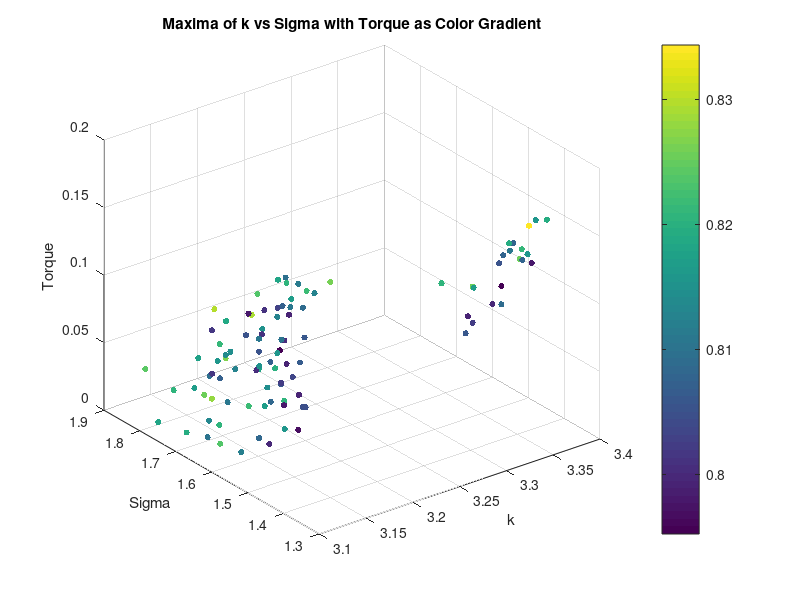
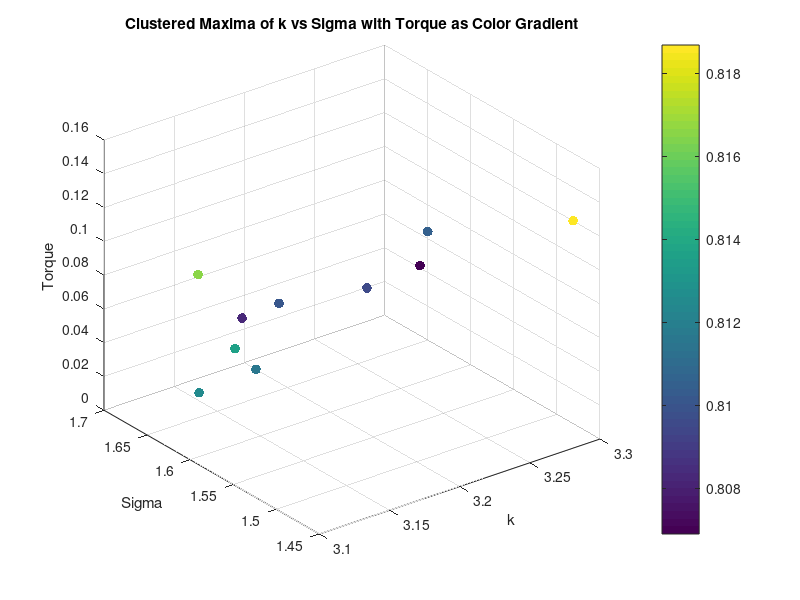
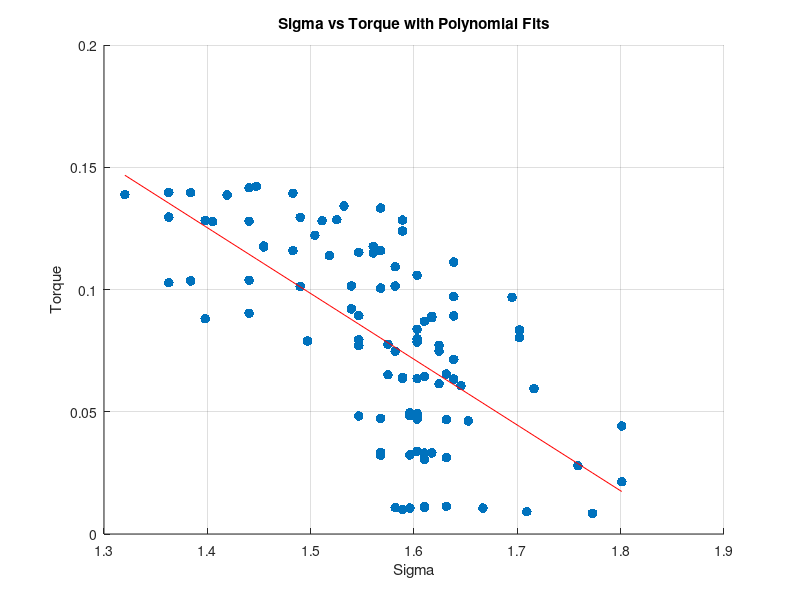
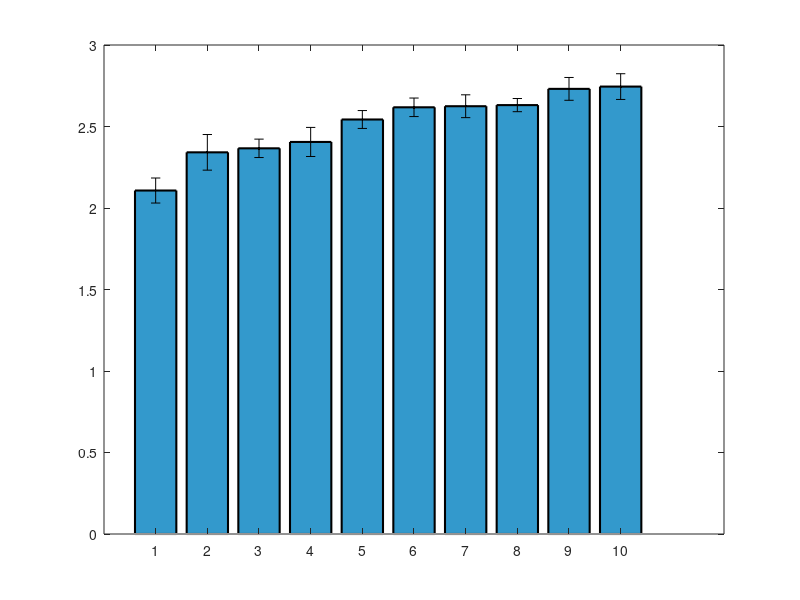

Source code (MATLAB) for these figures, in order: (Note: this script raises an error after producing the figures.)
clear all;
close all;


%% Torque Analysis
load('maxima_data.mat');
scatter3(maxima_k, maxima_sigma, torque_values, 20, maxima_corr, 'filled');
xlabel('k');
ylabel('Sigma');
zlabel('Torque');
title('Maxima of k vs Sigma with Torque as Color Gradient');
colorbar;
grid on;
% K means clustering of torque into 10 clusters, taking mean of each cluster k, sigma and corr too
[cluster_idx, cluster_centers] = kmeans(torque_values', 10);
% Take the mean of each cluster
torque_means = zeros(10, 1);
sigma_means = zeros(10, 1);
sigma_stds = zeros(10, 1);
k_means = zeros(10, 1);
corr_means = zeros(10, 1);
for i = 1:10
    torque_means(i) = mean(torque_values(cluster_idx == i));
    sigma_means(i) = mean(maxima_sigma(cluster_idx == i));
    k_means(i) = mean(maxima_k(cluster_idx == i));
    corr_means(i) = mean(maxima_corr(cluster_idx == i));
    sigma_stds(i) = std(maxima_sigma(cluster_idx == i));
end
% Plot the clusters
figure;
scatter3(k_means, sigma_means, torque_means, 50, corr_means, 'filled');
xlabel('k');
ylabel('Sigma');
zlabel('Torque');
title('Clustered Maxima of k vs Sigma with Torque as Color Gradient');
colorbar;
grid on;
% Ensure data is sorted for polyfit
[sigma_sorted, sort_idx] = sort(maxima_sigma);
torque_sorted = torque_values(sort_idx);
% Display correlation between torque and sigma
disp('Correlation between Torque and Sigma:');
disp(corr(torque_sorted', sigma_sorted'));
% Display correlation between torque and sigma^2
disp('Correlation between Torque and Sigma^2:');
disp(corr(torque_sorted', sigma_sorted'.^2));
% Polyfit for sigma vs torque (order 1 and 2)
p1_sigma = polyfit(sigma_sorted, torque_sorted, 1);
% Calculate fitted values and normalized MSE for sigma vs torque
fitted_torque_p1_sigma = polyval(p1_sigma, sigma_sorted);
mse_p1_sigma = mean((torque_sorted - fitted_torque_p1_sigma).^2);
nmse_p1_sigma = mse_p1_sigma / var(torque_sorted);
% Display results for sigma vs torque
disp('Sigma vs Torque:');
disp(['Order 1 nMSE: ', num2str(nmse_p1_sigma)]);
%display correlation between torque and sigma
% Plot for sigma vs torque with polynomial fits (first instance)
figure;
scatter(sigma_sorted, torque_sorted, 50, 'filled','DisplayName', 'Data');
hold on;
plot(sigma_sorted, fitted_torque_p1_sigma, '-r', 'DisplayName', ...
    ['Order 1 Fit: y = ', num2str(p1_sigma(1)), 'x + ', num2str(p1_sigma(2)), ...
    ', nMSE = ', num2str(nmse_p1_sigma)]);
xlabel('Sigma');
ylabel('Torque');
title('Sigma vs Torque with Polynomial Fits');
grid on;

%Plot means of sigma as bar plot with variance as error bars
figure;
[sorted_sigma_means,idx] = sort(sigma_means);
sorted_sigma_stds = sigma_stds(idx);
bar(sorted_sigma_means.^2, 'FaceColor', [0.2 0.6 0.8], 'EdgeColor', 'k', 'LineWidth', 1.5);
% Set the x-ticks to the cluster indices
hold on;
errorbar(sorted_sigma_means.^2,sorted_sigma_stds, 'k.', 'LineWidth', 1.5);
ylim([1.9 2.85]);

xlabel('Torque Number');
ylabel('Mean Sigma^2');

% % Ensure data is sorted for polyfit
% [sigma_sorted, sort_idx] = sort(sigma_means);
% torque_sorted = torque_means(sort_idx);
% %Display correlation between torque and sigma
% disp('Correlation between Torque and Sigma:');
% disp(corr(torque_sorted, sigma_sorted));
% %Display correlation between torque and sigma^2
% disp('Correlation between Torque and Sigma^2:');
% disp(corr(torque_sorted, sigma_sorted.^2));
% % Polyfit for sigma vs torque (order 1 and 2)
% p1_sigma = polyfit(sigma_sorted, torque_sorted, 1);
% p2_sigma = polyfit(sigma_sorted, torque_sorted, 2);
% % Calculate zitted values and normalized MSE for sigma vs torque
% fitted_torque_p1_sigma = polyval(p1_sigma, sigma_sorted);
% fitted_torque_p2_sigma = polyval(p2_sigma, sigma_sorted);
% mse_p1_sigma = mean((torque_sorted - fitted_torque_p1_sigma).^2);
% mse_p2_sigma = mean((torque_sorted - fitted_torque_p2_sigma).^2);
% nmse_p1_sigma = mse_p1_sigma / var(torque_sorted);
% nmse_p2_sigma = mse_p2_sigma / var(torque_sorted);
% % Display results for sigma vs torque
% disp('Sigma vs Torque:');
% disp(['Order 1 nMSE: ', num2str(nmse_p1_sigma)]);
% disp(['Order 2 nMSE: ', num2str(nmse_p2_sigma)]);
% % Plot for sigma vs torque with polynomial fits (second instance)
% figure;
% scatter(sigma_sorted, torque_sorted, 50, 'filled', 'DisplayName', 'Data');
% hold on;
% % plot(sigma_sorted, fitted_torque_p1_sigma, '-r', 'DisplayName', ...
% %     ['Order 1 Fit: y = ', num2str(p1_sigma(1)), 'x + ', num2str(p1_sigma(2)), ...
% %     ', nMSE = ', num2str(nmse_p1_sigma)]);
% % plot(sigma_sorted, fitted_torque_p2_sigma, '--g', 'DisplayName', ...
% %     ['Order 2 Fit: y = ', num2str(p2_sigma(1)), 'x^2 + ', num2str(p2_sigma(2)), ...
% %     'x + ', num2str(p2_sigma(3)), ', nMSE = ', num2str(nmse_p2_sigma)]);
% xlabel('Sigma');
% ylabel('Torque');
% title('Sigma vs Torque with Polynomial Fits');
% grid on;



% %% Diameter Analysis
% % Saved as diameter_value, k_values(max_k_idx), sigma_values(max_sigma_idx), max_val
% load('maxima_data_Diam.mat');

% figure;
% scatter3(maxima_matrix(:, 2), maxima_matrix(:, 3), maxima_matrix(:, 1), 50, maxima_matrix(:, 1), 'filled'); 
% xlabel('k');
% ylabel('Sigma');
% zlabel('Diameter');
% title('Maxima of k vs Sigma with Diameter as Color Gradient');
% colorbar;
% grid on;

% % K vs d
% % Ensure data is sorted for polyfit
% [k_sorted, sort_idx] = sort(maxima_matrix(:, 2));
% d_sorted = maxima_matrix(sort_idx, 1);
% % Display correlation between d and k
% disp('Correlation between Diameter and k:');
% disp(corr(d_sorted, k_sorted));

% %plot for k vs diam with polynomial fits
% figure;
% scatter(k_sorted, d_sorted, 50, 'filled', 'DisplayName', 'Data');
% grid on;
% hold on;
% p1_k = polyfit(k_sorted, d_sorted, 1);
% fitted_d_p1_k = polyval(p1_k, k_sorted);
% mse_p1_k = mean((d_sorted - fitted_d_p1_k).^2);
% nmse_p1_k = mse_p1_k / var(d_sorted);
% disp('Diameter vs k:');
% disp(['Order 1 nMSE: ', num2str(nmse_p1_k)]);
% % plot(k_sorted, fitted_d_p1_k, '-r', 'DisplayName', ...
% %     ['Order 1 Fit: y = ', num2str(p1_k(1)), 'x + ', num2str(p1_k(2)), ...
% %     ', nMSE = ', num2str(nmse_p1_k)]);
% xlabel('k');
% ylabel('Diameter');
% title('k vs Diameter with Polynomial Fits');


% % Compute mean and std of sigma for each unique diameter
% unique_diameters = unique(maxima_matrix(:, 1));
% sigma_means_diameter = zeros(size(unique_diameters));
% sigma_stds_diameter = zeros(size(unique_diameters));

% for i = 1:length(unique_diameters)
%     sigma_values_for_diameter = maxima_matrix(maxima_matrix(:, 1) == unique_diameters(i), 3);
%     sigma_means_diameter(i) = mean(sigma_values_for_diameter);
%     sigma_stds_diameter(i) = std(sigma_values_for_diameter);
% end

% % Bar plot of mean sigma with error bars for each diameter
% figure;
% bar(unique_diameters, sigma_means_diameter, 'FaceColor', [0.2 0.6 0.8], 'EdgeColor', 'k', 'LineWidth', 1.5);
% hold on;
% errorbar(unique_diameters, sigma_means_diameter, sigma_stds_diameter, 'k.', 'LineWidth', 1.5);
% xlabel('Diameter');
% ylabel('Mean Sigma');
% title('Mean Sigma for Each Diameter with Error Bars');
% grid on;
